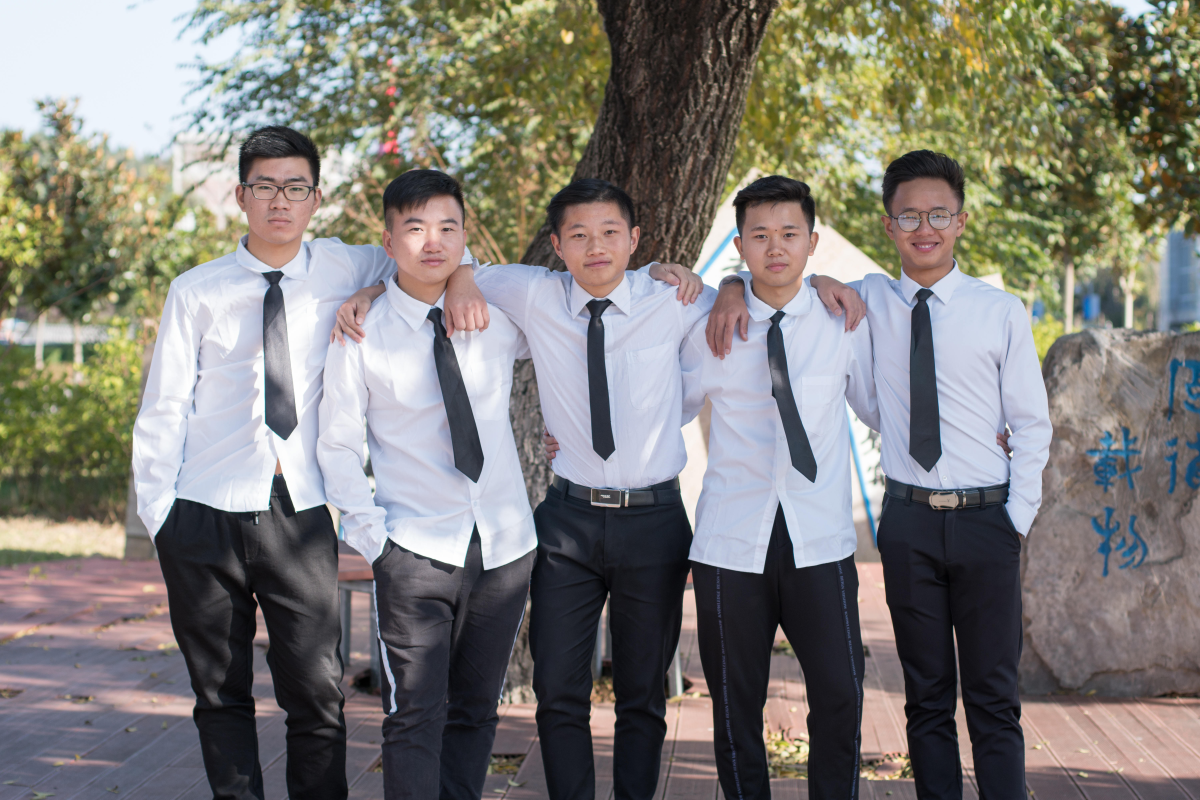
#> input picture first/bro.jpg, 6000 x 4000 px (shown at 1/5 size)
$ python test.py
#> lines starting #> are read from the running program, lines starting #| are printed output that depends on the picture
import cv2 as cv
import numpy as np
img = cv.imread("bro.jpg",cv.IMREAD_GRAYSCALE,)
#> img: shape (4000, 6000); min 0, max 255, mean 125.6
img = cv.resize(img,None,fx=0.2,fy=0.2)
#> img: shape (800, 1200)
res_x = cv.Scharr(img,cv.CV_64F,1,0)
res_x = cv.convertScaleAbs(res_x)
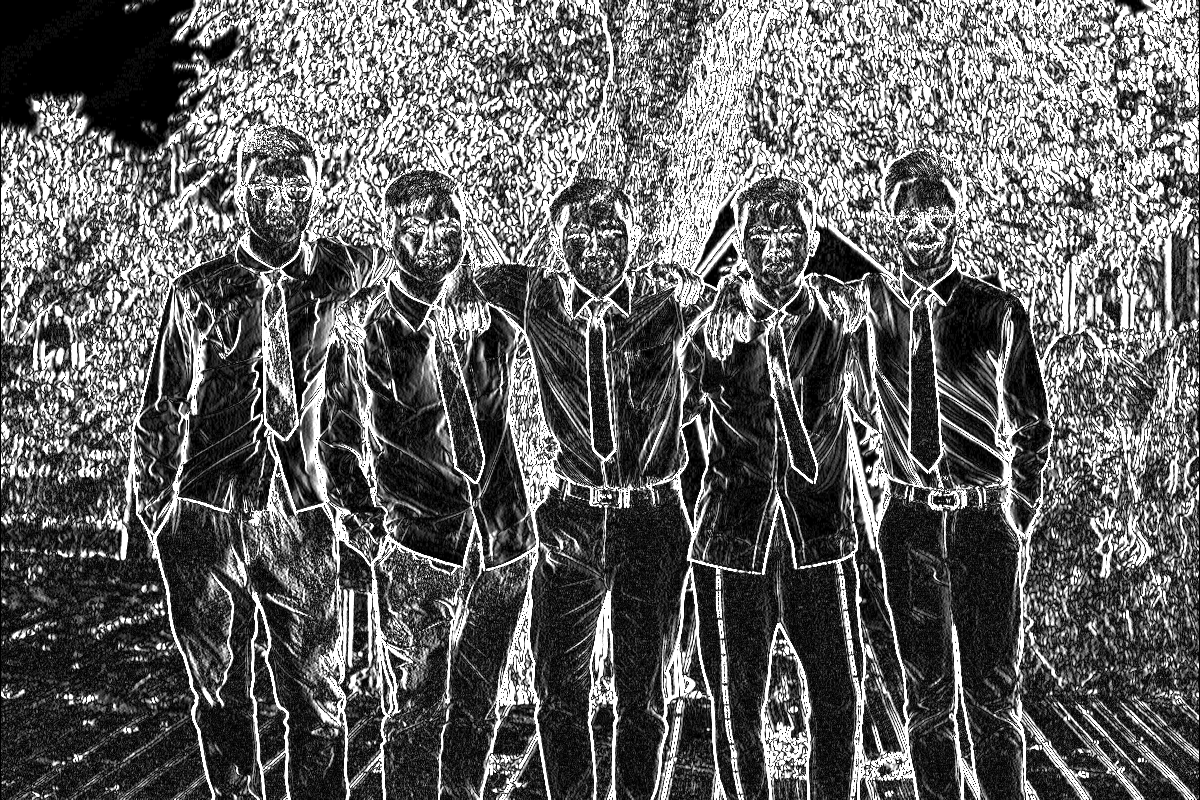
#> res_x: shape (800, 1200); min 0, max 255, mean 100.2
res_y = cv.Scharr(img,cv.CV_64F,0,1)
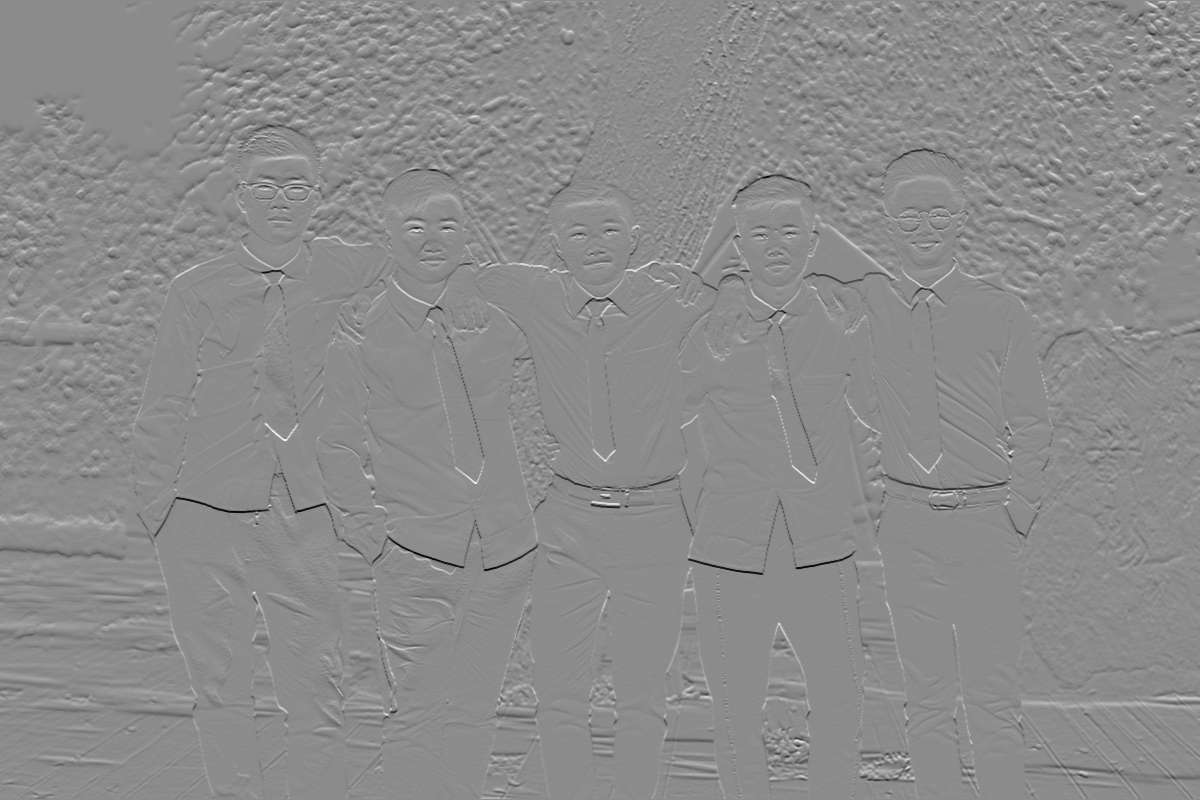
#> res_y: shape (800, 1200) float64; min -3217, max 2643, mean -2.9; drawn with min black and max white
res_y = cv.convertScaleAbs(res_y)
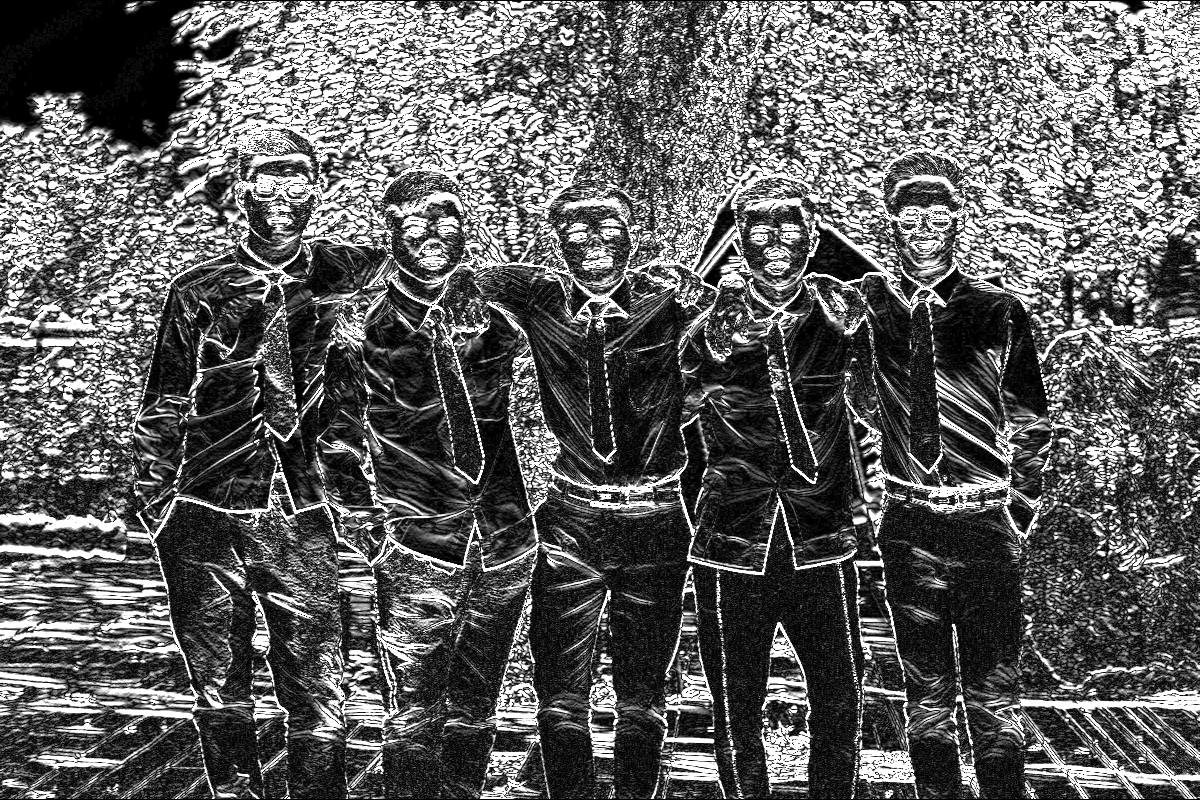
#> res_y: shape (800, 1200); min 0, max 255, mean 95.4
res_add = cv.addWeighted(res_x,0.5,res_y,0.5,0)
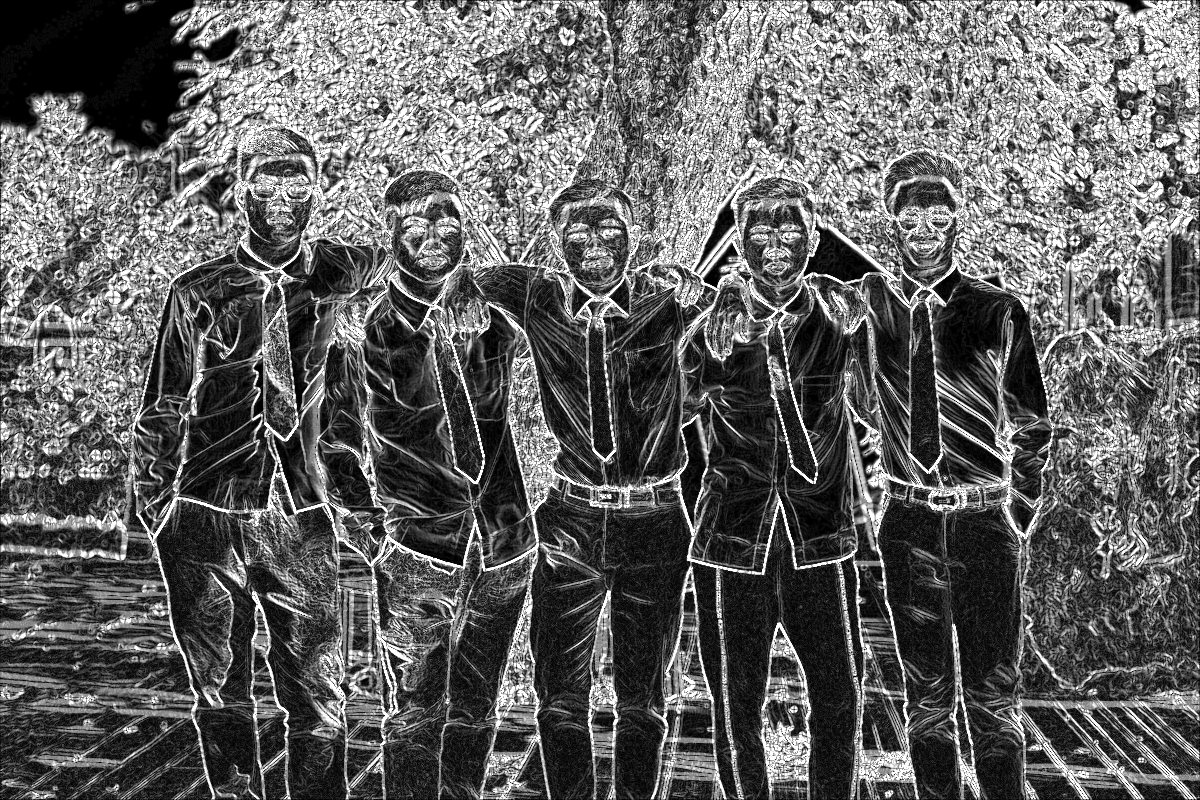
#> res_add: shape (800, 1200); min 0, max 255, mean 97.8
totol = np.hstack((img,res_x,res_y,res_add))
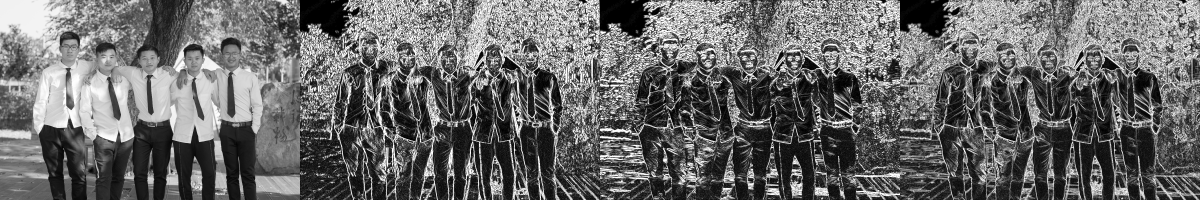
#> totol: shape (800, 4800) (shown at 1/4 size); min 0, max 255, mean 104.7

cv.imshow('img',res_add)
cv.waitKey(0)
cv.destroyWindow()

$ run again, with first/xjpic.jpg copied over first/bro.jpg
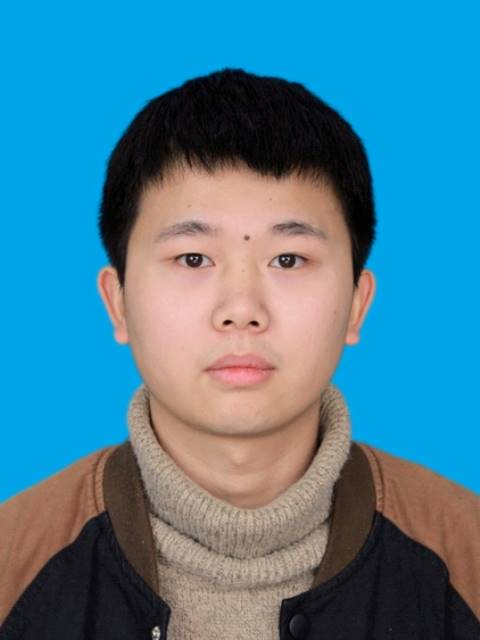
#> input picture first/xjpic.jpg, 480 x 640 px
#> `res_add = cv.addWeighted(res_x,0.5,res_y,0.5,0)`:
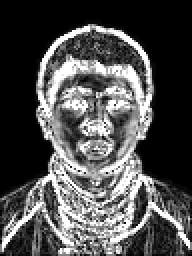
#> res_add: shape (128, 96) (shown 2 times larger); min 0, max 255, mean 79.1
#> `totol = np.hstack((img,res_x,res_y,res_add))`:
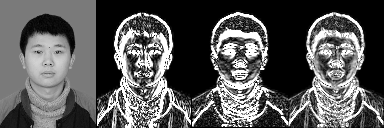
#> totol: shape (128, 384); min 0, max 255, mean 87.4
